Frame 1 (no input): blank canvas, image omitted
Frame 60 (the mouse pressed at the canvas centre just before this capture): blank canvas, image omitted
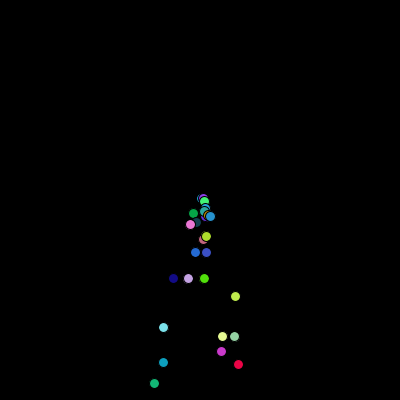
Frame 120 (the mouse held since frame 60 and released just before this capture)

The Processing sketch whose frames 1 and 60 were blank and that drew this single picture after the mouse press (run headless with seeded random() and noise(); from frame 60 on, the mouse is pressed at the canvas centre):

// Processing sketch: version_control_launch_sketch
// ── version_control_launch_sketch.pde
ArrayList<Particle> particles;

void setup(){
 size(400,400);
 particles = new ArrayList<Particle>();
}

void draw(){
  background(0);
  for (int i = particles.size() - 1; 0 <= i; i--){
    particles.get(i).update();
    particles.get(i).display();
    //delete any particles that are out of bounds
    if(particles.get(i).position.y >= height){
      particles.remove(i);
    }
  }
  if(mousePressed == true) {
    particles.add(new Particle(mouseX, mouseY));
  }
}

// ── particle.pde
class Particle {
  
  PVector position;
  PVector velocity;
  PVector acceleration;
  color part;
  
  Particle(float x, float y){
    part = color(random(0,255),random(0,255),random(0,255));
    position = new PVector(x, y);
    velocity = new PVector(random(-2, 2), random(-2, 2));
    acceleration = new PVector(0, 0.5);
  }
  
  void update(){
    velocity.add(acceleration);
    position.add(velocity);
  }
  
  void display(){
    fill(part);
    ellipse(position.x, position.y, 10, 10);
  }
}
